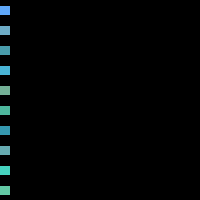
Frame 1 (no input)
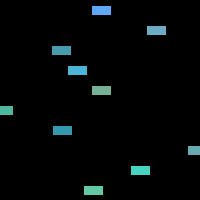
Frame 60 (the mouse pressed at the canvas centre just before this capture)
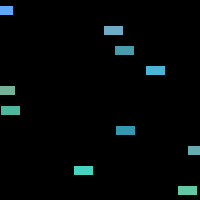
Frame 120 (the mouse held since frame 60 and released just before this capture)

The Processing sketch that drew these frames (run headless with seeded random() and noise(); from frame 60 on, the mouse is pressed at the canvas centre):

// Processing sketch: processing_27393
// ── processing_27393.pde

Car[] carzzz = new Car[10];

void setup() {
  size(200,200);
  for (int i = 0; i < carzzz.length; i++) {
    carzzz[i] = new Car(color(random(50,120), random(150,220), random(150,255)),0,(i*20)+10,random(1,4));
  }
}

void draw() {
  background(0);
  for (int i = 0; i < carzzz.length; i++){
    carzzz[i].display();
    carzzz[i].move();
  }
}

class Car { 
  color c;
  float xpos;
  float ypos;
  float xspeed;

  Car(color tempC, float tempXpos, float tempYpos, float tempXspeed) {
    c = tempC;
    xpos = tempXpos;
    ypos = tempYpos;
    xspeed = tempXspeed;
  }

  void display() {
    stroke(0);
    fill(c);
    rectMode(CENTER);
    rect(xpos,ypos,20,10);
  }

  void move() {
    xpos = xpos + xspeed;
    if (xpos > width) {
      xpos = 0;
    }
  }
}
